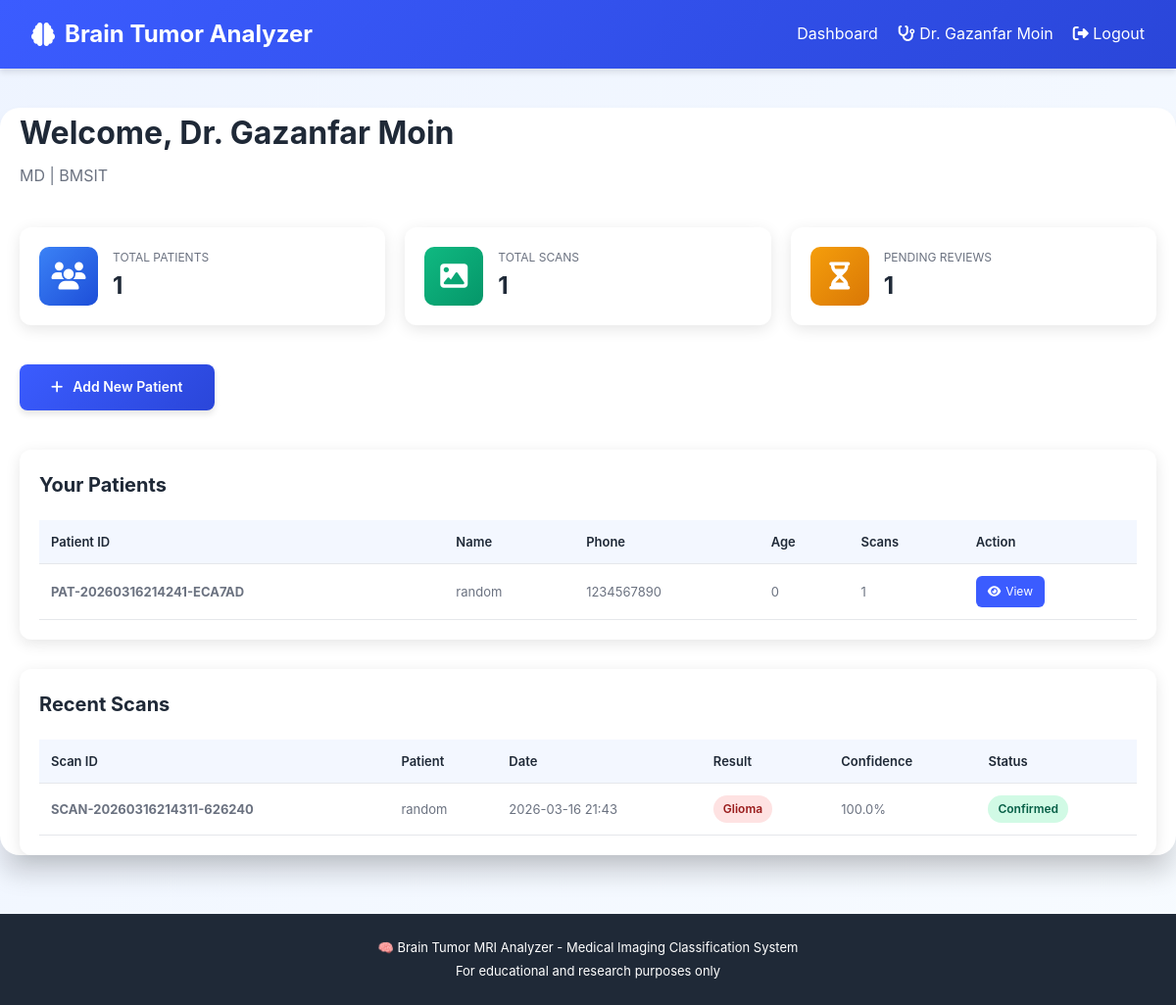
Before: /doctor/dashboard (signed in) with the older database file.
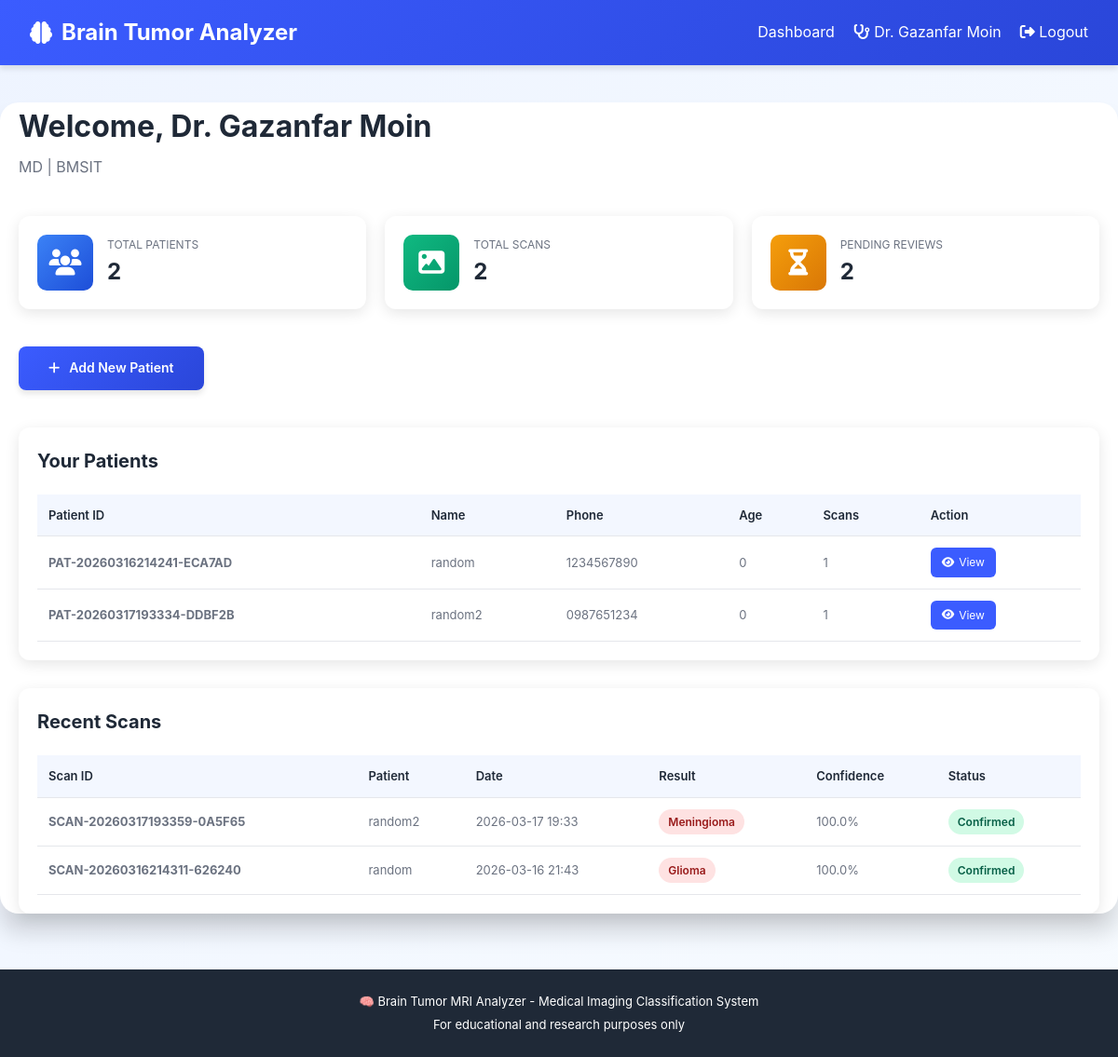
After: the same page with the newer database file.
### models.py (models this page shows, shortened)
class Doctor(UserMixin, db.Model):
    __tablename__ = 'doctors'
    id = db.Column(db.Integer, primary_key=True)
    username = db.Column(db.String(80), unique=True, nullable=False)
    email = db.Column(db.String(120), unique=True, nullable=False)
    password_hash = db.Column(db.String(255), nullable=False)
    full_name = db.Column(db.String(120), nullable=False)
    specialization = db.Column(db.String(100), nullable=True)
    license_number = db.Column(db.String(50), unique=True, nullable=False)
    hospital = db.Column(db.String(150), nullable=True)
    phone = db.Column(db.String(15), nullable=True)
    created_at = db.Column(db.DateTime, default=datetime.utcnow)
    updated_at = db.Column(db.DateTime, default=datetime.utcnow, onupdate=datetime.utcnow)
    patients = db.relationship('Patient', backref='doctor', lazy=True, cascade='all, delete-orphan')
    def __repr__(self):
        return f'<Doctor {self.full_name}>'

class Patient(UserMixin, db.Model):
    __tablename__ = 'patients'
    id = db.Column(db.Integer, primary_key=True)
    patient_id = db.Column(db.String(50), unique=True, nullable=False)
    full_name = db.Column(db.String(120), nullable=False)
    email = db.Column(db.String(120), unique=True, nullable=False)
    password_hash = db.Column(db.String(255), nullable=False)
    phone = db.Column(db.String(15), nullable=False, unique=True)
    date_of_birth = db.Column(db.Date, nullable=False)
    gender = db.Column(db.String(10), nullable=False)
    blood_group = db.Column(db.String(5), nullable=True)
    address = db.Column(db.String(255), nullable=True)
    city = db.Column(db.String(50), nullable=True)
    state = db.Column(db.String(50), nullable=True)
    postal_code = db.Column(db.String(10), nullable=True)
    emergency_contact = db.Column(db.String(120), nullable=True)
    emergency_phone = db.Column(db.String(15), nullable=True)
    medical_history = db.Column(db.Text, nullable=True)
    allergies = db.Column(db.Text, nullable=True)
    current_medications = db.Column(db.Text, nullable=True)
    doctor_id = db.Column(db.Integer, db.ForeignKey('doctors.id'), nullable=False)
    created_at = db.Column(db.DateTime, default=datetime.utcnow)
    updated_at = db.Column(db.DateTime, default=datetime.utcnow, onupdate=datetime.utcnow)
    scans = db.relationship('MRIScan', backref='patient', lazy=True, cascade='all, delete-orphan')

class MRIScan(db.Model):
    __tablename__ = 'mri_scans'
    id = db.Column(db.Integer, primary_key=True)
    scan_id = db.Column(db.String(50), unique=True, nullable=False)
    patient_id = db.Column(db.Integer, db.ForeignKey('patients.id'), nullable=False)
    scan_date = db.Column(db.DateTime, default=datetime.utcnow)
    tumor_status = db.Column(db.String(50), nullable=False)
    tumor_type = db.Column(db.String(50), nullable=True)
    confidence = db.Column(db.Float, nullable=False)
    image_path = db.Column(db.String(255), nullable=True)
    annotated_image_path = db.Column(db.String(255), nullable=True)
    clinical_notes = db.Column(db.Text, nullable=True)
    prediction_data = db.Column(db.JSON, nullable=True)
    status = db.Column(db.String(20), default='Pending')  # Pending, Confirmed, Rejected
    doctor_notes = db.Column(db.Text, nullable=True)
    doctor_diagnosis = db.Column(db.String(100), nullable=True)  # Doctor's confirmation
    reviewed_by_id = db.Column(db.Integer, db.ForeignKey('doctors.id'), nullable=True)
    review_date = db.Column(db.DateTime, nullable=True)
    created_at = db.Column(db.DateTime, default=datetime.utcnow)
    updated_at = db.Column(db.DateTime, default=datetime.utcnow, onupdate=datetime.utcnow)
    reviewed_by = db.relationship('Doctor', foreign_keys=[reviewed_by_id])

### app.py (the view)
@app.route('/doctor/dashboard')
@login_required
def doctor_dashboard():
    print(f"\n[DOCTOR DASHBOARD CHECK]")
    print(f"  Current User: {current_user}")
    print(f"  Is Doctor: {isinstance(current_user, Doctor)}")
    print(f"  Is Patient: {isinstance(current_user, Patient)}\n")
    if not isinstance(current_user, Doctor):
        print(f"✗ ACCESS DENIED - User is not a Doctor")
        flash('Unauthorized access. Please login as a doctor.', 'danger')
        logout_user()
        return redirect(url_for('doctor_login'))
    patients = Patient.query.filter_by(doctor_id=current_user.id).all()
    total_patients = len(patients)
    total_scans = MRIScan.query.filter(
        MRIScan.patient_id.in_([p.id for p in patients])
    ).count()
    recent_scans = MRIScan.query.filter(
        MRIScan.patient_id.in_([p.id for p in patients])
    ).order_by(MRIScan.created_at.desc()).limit(10).all()
    return render_template('doctor_dashboard.html',
                         patients=patients,
                         total_patients=total_patients,
                         total_scans=total_scans,
                         recent_scans=recent_scans,
                         now=datetime.utcnow())

### app.py (called while the page is built)
@app.after_request
def after_request(response):
    response.headers['Cache-Control'] = 'no-cache, no-store, must-revalidate'
    response.headers['Pragma'] = 'no-cache'
    response.headers['Expires'] = '0'
    return response

@login_manager.user_loader
def load_user(user_id):
    from flask import session
    try:
        user_id = int(user_id)
    except (TypeError, ValueError):
        return None
    role = session.get('role')
    if role == 'doctor':
        return Doctor.query.get(user_id)
    elif role == 'patient':
        return Patient.query.get(user_id)
    return None

### templates/doctor_dashboard.html (shortened to what this page needs)
{% extends "base.html" %}
{% block content %}
<div class="container">
    <div class="dashboard-header">
        <h1>Welcome, Dr. {{ current_user.full_name }}</h1>
        <p>{{ current_user.specialization }} | {{ current_user.hospital }}</p>
    </div>
    <div class="stats-grid">
        <div class="stat-card">
            <div class="stat-icon patients">
                <i class="fas fa-users"></i>
            </div>
            <div class="stat-content">
                <p class="stat-label">Total Patients</p>
                <p class="stat-value">{{ total_patients }}</p>
            </div>
        </div>
        <div class="stat-card">
            <div class="stat-icon scans">
                <i class="fas fa-image"></i>
            </div>
            <div class="stat-content">
                <p class="stat-label">Total Scans</p>
                <p class="stat-value">{{ total_scans }}</p>
            </div>
        </div>
        <div class="stat-card">
            <div class="stat-icon pending">
                <i class="fas fa-hourglass-half"></i>
            </div>
            <div class="stat-content">
                <p class="stat-label">Pending Reviews</p>
                <p class="stat-value">{{ recent_scans|length }}</p>
            </div>
        </div>
    </div>
    <div class="actions-bar">
        <a href="{{ url_for('doctor_add_patient') }}" class="btn btn-primary">
            <i class="fas fa-plus"></i> Add New Patient
        </a>
    </div>
    <div class="table-section">
        <h2>Your Patients</h2>
        {% if patients %}
            <div class="table-responsive">
                <table class="data-table">
                    <thead>
                        <tr>
                            <th>Patient ID</th>
                            <th>Name</th>
                            <th>Phone</th>
                            <th>Age</th>
                            <th>Scans</th>
                            <th>Action</th>
                        </tr>
                    </thead>
                    <tbody>
                        {% for patient in patients %}
<tr>
    <td><strong>{{ patient.patient_id }}</strong></td>
    <td>{{ patient.full_name }}</td>
    <td>{{ patient.phone }}</td>
    <td>{{ ((now.date() - patient.date_of_birth).days / 365.25) | int }}</td>
    <td>{{ patient.scans|length }}</td>
    <td>
        <a href="{{ url_for('doctor_patient_detail', patient_id=patient.id) }}" class="btn-small">
            <i class="fas fa-eye"></i> View
        </a>
    </td>
</tr>
{% endfor %}
                    </tbody>
                </table>
            </div>
        {% else %}
            <p class="no-data">No patients yet. <a href="{{ url_for('doctor_add_patient') }}">Add one now</a></p>
        {% endif %}
    </div>
    <div class="table-section">
        <h2>Recent Scans</h2>
        {% if recent_scans %}
            <div class="table-responsive">
                <table class="data-table">
                    <thead>
                        <tr>
                            <th>Scan ID</th>
                            <th>Patient</th>
                            <th>Date</th>
                            <th>Result</th>
                            <th>Confidence</th>
                            <th>Status</th>
                        </tr>
                    </thead>
                    <tbody>
                        {% for scan in recent_scans %}
                            <tr>
                                <td><strong>{{ scan.scan_id }}</strong></td>
                                <td>{{ scan.patient.full_name }}</td>
                                <td>{{ scan.created_at.strftime('%Y-%m-%d %H:%M') }}</td>
                                <td>
                                    {% if scan.tumor_status == 'No Tumor' %}
                                        <span class="badge badge-success">{{ scan.tumor_status }}</span>
                                    {% else %}
                                        <span class="badge badge-danger">{{ scan.tumor_type|capitalize }}</span>
                                    {% endif %}
                                </td>
                                <td>{{ scan.confidence }}%</td>
                                <td>
                                    <span class="badge badge-{{ 'warning' if scan.status == 'Pending' else 'success' }}">
                                        {{ scan.status }}
                                    </span>
                                </td>
                            </tr>
                        {% endfor %}
                    </tbody>
                </table>
            </div>
        {% else %}
            <p class="no-data">No scans yet</p>
        {% endif %}
    </div>
</div>
{% endblock %}

### templates/base.html (shortened to what this page needs)
<!DOCTYPE html>
<html lang="en">
<head>
    <link rel="stylesheet" href="https://cdnjs.cloudflare.com/ajax/libs/font-awesome/6.4.0/css/all.min.css">
    <link rel="stylesheet" href="{{ url_for('static', filename='style.css') }}">
</head>
<body>
    <nav class="navbar">
        <div class="navbar-container">
            <div class="navbar-brand">
                <i class="fas fa-brain"></i>
                Brain Tumor Analyzer
            </div>
            <ul class="navbar-menu">
                {% if current_user.is_authenticated %}
                    {% if current_user.__class__.__name__ == 'Doctor' %}
                        <li><a href="{{ url_for('doctor_dashboard') }}">Dashboard</a></li>
                        <li><span><i class="fas fa-stethoscope"></i> Dr. {{ current_user.full_name }}</span></li>
                    {% elif current_user.__class__.__name__ == 'Patient' %}
                        <li><a href="{{ url_for('patient_dashboard') }}">My Scans</a></li>
                        <li><a href="{{ url_for('patient_profile') }}">Profile</a></li>
                        <li><span><i class="fas fa-user"></i> {{ current_user.full_name }}</span></li>
                    {% endif %}
                    <li><a href="{{ url_for('logout') }}"><i class="fas fa-sign-out-alt"></i> Logout</a></li>
                {% else %}
                    <li><a href="{{ url_for('home') }}">Home</a></li>
                {% endif %}
            </ul>
        </div>
    </nav>
    {% block content %}{% endblock %}
    <footer class="footer">
        <p>🧠 Brain Tumor MRI Analyzer - Medical Imaging Classification System</p>
        <p>For educational and research purposes only</p>
    </footer>
</body>
</html>

### static/style.css (style rules this page uses)
* { margin: 0; padding: 0; box-sizing: border-box; }
html, body { height: 100%; }
body { font-family: -apple-system, BlinkMacSystemFont, "Segoe UI", Roboto, "Helvetica Neue", Arial, sans-serif; background: linear-gradient(135deg, #eef4ff 0%, #f7fbff 50%, #f0f9ff 100%); color: var(--text-dark); line-height: 1.6; }
.container { width: 100%; max-width: 600px; background: white; border-radius: 20px; box-shadow: var(--shadow-xl); padding: 40px; animation: slideUp 0.5s ease-out; }
table { width: 100%; border-collapse: collapse; font-size: 13px; }
thead { background: var(--bg-light); }
th { padding: 10px; text-align: left; font-weight: 600; color: var(--text-dark); border-bottom: 1px solid var(--border-light); }
td { padding: 10px; border-bottom: 1px solid var(--border-light); color: var(--text-light); }
.footer { background: rgba(0, 0, 0, 0.8); color: white; text-align: center; padding: 24px 20px; font-size: 13px; margin-top: auto; }
.footer p { margin: 4px 0; }

### templates/base.html (style rules this page uses)
:root { --primary: #3b5cff; --primary-dark: #2a46d9; --success: #10b981; --danger: #ef4444; --warning: #f59e0b; --bg-light: #f3f7ff; --text-dark: #1f2937; --text-light: #6b7280; }
* { margin: 0; padding: 0; box-sizing: border-box; }
body { font-family: -apple-system, BlinkMacSystemFont, "Segoe UI", Roboto, sans-serif; background: linear-gradient(135deg, #eef4ff 0%, #f7fbff 100%); min-height: 100vh; }
.navbar { background: linear-gradient(135deg, var(--primary), var(--primary-dark)); color: white; padding: 1rem 2rem; box-shadow: 0 4px 6px rgba(0, 0, 0, 0.1); }
.navbar-container { max-width: 1200px; margin: 0 auto; display: flex; justify-content: space-between; align-items: center; }
.navbar-brand { font-size: 24px; font-weight: bold; display: flex; align-items: center; gap: 10px; }
.navbar-menu { display: flex; gap: 20px; align-items: center; list-style: none; }
.navbar-menu a { color: white; text-decoration: none; transition: opacity 0.3s; }
.container { max-width: 1200px; margin: 40px auto; padding: 0 20px; }
.btn { display: inline-flex; align-items: center; gap: 8px; padding: 10px 20px; border: none; border-radius: 8px; font-weight: 600; cursor: pointer; transition: all 0.3s; text-decoration: none; }
.btn-primary { background: var(--primary); color: white; }
.footer { background: #1f2937; color: white; text-align: center; padding: 20px; margin-top: 60px; }

### templates/doctor_dashboard.html (style rules this page uses)
.dashboard-header { margin-bottom: 40px; }
.dashboard-header h1 { font-size: 32px; color: var(--text-dark); margin-bottom: 5px; }
.dashboard-header p { color: var(--text-light); font-size: 16px; }
.stats-grid { display: grid; grid-template-columns: repeat(auto-fit, minmax(200px, 1fr)); gap: 20px; margin-bottom: 40px; }
.stat-card { background: white; padding: 20px; border-radius: 12px; display: flex; align-items: center; gap: 15px; box-shadow: 0 4px 15px rgba(0, 0, 0, 0.1); }
.stat-icon { width: 60px; height: 60px; border-radius: 10px; display: flex; align-items: center; justify-content: center; font-size: 28px; color: white; }
.stat-icon.patients { background: linear-gradient(135deg, #3b82f6, #1d4ed8); }
.stat-icon.scans { background: linear-gradient(135deg, #10b981, #059669); }
.stat-icon.pending { background: linear-gradient(135deg, #f59e0b, #d97706); }
.stat-label { font-size: 12px; color: var(--text-light); text-transform: uppercase; }
.stat-value { font-size: 24px; font-weight: bold; color: var(--text-dark); }
.actions-bar { margin-bottom: 40px; }
.table-section { background: white; padding: 20px; border-radius: 12px; margin-bottom: 30px; box-shadow: 0 4px 15px rgba(0, 0, 0, 0.1); }
.table-section h2 { font-size: 20px; margin-bottom: 20px; color: var(--text-dark); }
.table-responsive { overflow-x: auto; }
.data-table { width: 100%; border-collapse: collapse; }
.data-table thead { background: var(--bg-light); }
.data-table th, .data-table td { padding: 12px; text-align: left; border-bottom: 1px solid #e5e7eb; }
.data-table th { font-weight: 600; color: var(--text-dark); }
.btn-small { padding: 6px 12px; background: var(--primary); color: white; border-radius: 6px; text-decoration: none; font-size: 12px; display: inline-flex; align-items: center; gap: 5px; transition: all 0.3s; }
.badge { display: inline-block; padding: 4px 10px; border-radius: 20px; font-size: 12px; font-weight: 600; }
.badge-success { background: #d1fae5; color: #065f46; }
.badge-danger { background: #fee2e2; color: #991b1b; }

Changed rows visible on the page:
added Patient: patient_id "PAT-20260317193334-DDBF2B", full_name "random2", phone "0987651234", ((now.date()-patient.date_of_birth).days/365.25)|int "0", scans|length "1"
added MRIScan: scan_id "SCAN-20260317193359-0A5F65", patient.full_name "random2", created_at "2026-03-17 19:33", tumor_type "Meningioma", confidence "100.0", status "Confirmed"
Other visible differences:
{{ total_patients }}: "1" → "2"
{{ total_scans }}: "1" → "2"
{{ recent_scans|length }}: "1" → "2"
